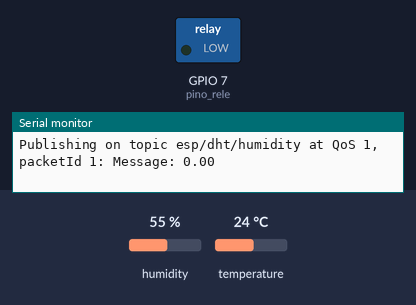
The sketch below on a simulated ESP8266 (NodeMCU). On the bench: switched loads named in the sketch (green lamp = pin HIGH), the last lines printed to the serial monitor. The inputs (shaded band) are chosen by the test bench; at power-on: temperature 24 °C, humidity 55 %. WiFi joins after 1.5 s; servers stay silent unless stated; no MQTT or app messages arrive unless stated.

Above: at 18.0 s.
18.1 s: temperature set to 33 °C
33.1 s: temperature set to 36 °C
At 41.5 s:
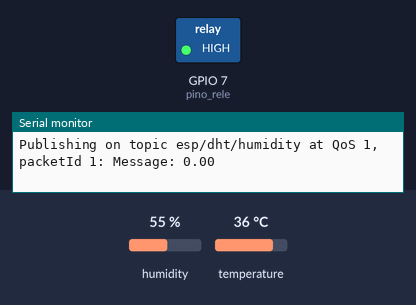
48.1 s: temperature set to 12 °C
At 51.4 s:
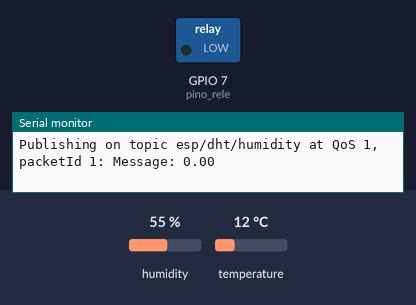
63.1 s: temperature set to 41 °C
At 70.3 s:
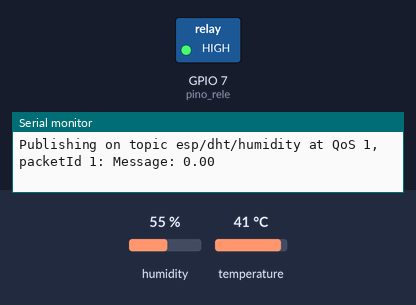
Timing chart, 0 to 71.8 s (numbered marks = the images above; inputs shaded):
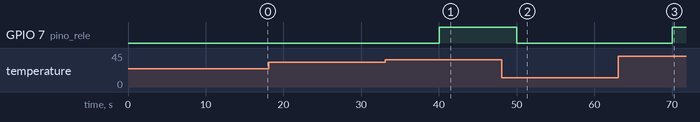

The sketch:

sketch_jun22a.ino
```cpp
#include "DHT.h"
#include <ESP8266WiFi.h>
#include <Ticker.h>
#include <AsyncMqttClient.h>

#define WIFI_SSID "BJL"
#define WIFI_PASSWORD "08161203"

#define MQTT_HOST IPAddress(192, 168, 15, 55)

#define MQTT_PORT 1883

#define MQTT_PUB_TEMP "esp/dht/temperature"
#define MQTT_PUB_HUM "esp/dht/humidity"

#define pino_rele 7

#define DHTPIN 14

#define DHTTYPE DHT11

DHT dht(DHTPIN, DHTTYPE);

float temp;
float hum;

AsyncMqttClient mqttClient;
Ticker mqttReconnectTimer;

WiFiEventHandler wifiConnectHandler;
WiFiEventHandler wifiDisconnectHandler;
Ticker wifiReconnectTimer;

unsigned long previousMillis = 0;
const long interval = 10000;


void connectToWifi() {
  Serial.println("Conectando o Wi-Fi...");
  WiFi.begin(WIFI_SSID, WIFI_PASSWORD);
}

void onWifiConnect(const WiFiEventStationModeGotIP& event) {
  Serial.println("Wi-fi conectado.");
  connectToMqtt();
}

void onWifiDisconnect(const WiFiEventStationModeDisconnected& event) {
  Serial.println("Disconectado do Wi-Fi.");
  mqttReconnectTimer.detach();
  wifiReconnectTimer.once(2, connectToWifi);
}

void connectToMqtt() {
  Serial.println("Conectando ao MQTT...");
  mqttClient.connect();
}

void onMqttConnect(bool sessionPresent) {
  Serial.println("Conectado ao MQTT.");
  Serial.print("Sessão atual: ");
  Serial.println(sessionPresent);
}

void onMqttDisconnect(AsyncMqttClientDisconnectReason reason) {
  Serial.println("Disconectado do MQTT.");

  if (WiFi.isConnected()) {
    mqttReconnectTimer.once(2, connectToMqtt);
  }
}

void onMqttPublish(uint16_t packetId) {
  Serial.print("Publish desconhecida.");
  Serial.print("  packetId: ");
  Serial.println(packetId);
}

void setup() {
  Serial.begin(115200);
  Serial.println("Teste");

  pinMode(pino_rele, OUTPUT);

  dht.begin();

  wifiConnectHandler = WiFi.onStationModeGotIP(onWifiConnect);
  wifiDisconnectHandler = WiFi.onStationModeDisconnected(onWifiDisconnect);

  mqttClient.onConnect(onMqttConnect);
  mqttClient.onDisconnect(onMqttDisconnect);

  mqttClient.onPublish(onMqttPublish);
  mqttClient.setServer(MQTT_HOST, MQTT_PORT);

  connectToWifi();
}

void loop() {
  unsigned long currentMillis = millis();

  if (currentMillis - previousMillis >= interval) {
    previousMillis = currentMillis;
    temp = dht.readTemperature();
    uint16_t packetIdPub1 = mqttClient.publish(MQTT_PUB_TEMP, 1, true, String(temp).c_str());
    Serial.printf("Publishing on topic %s at QoS 1, packetId: %i ", MQTT_PUB_TEMP, packetIdPub1);
    Serial.printf("Message: %.2f \n", temp);

    uint16_t packetIdPub2 = mqttClient.publish(MQTT_PUB_HUM, 1, true, String(hum).c_str());
    Serial.printf("Publishing on topic %s at QoS 1, packetId %i: ", MQTT_PUB_HUM, packetIdPub2);
    Serial.printf("Message: %.2f \n", hum);
  }

  if(temp >= 35){
    digitalWrite(pino_rele, HIGH);
  }

  if(temp < 35){
    digitalWrite(pino_rele, LOW);
  }
}
```

Measured:
- the behaviour switches between 34 and 35 °C on temperature (found by bisection; images 0 and 1)
- after the input at 33.1 s, GPIO 7 (pino_rele): LOW → HIGH after 6.9 s
- after the input at 48.1 s, GPIO 7 (pino_rele): HIGH → LOW after 1.9 s
- after the input at 63.1 s, GPIO 7 (pino_rele): LOW → HIGH after 6.9 s
